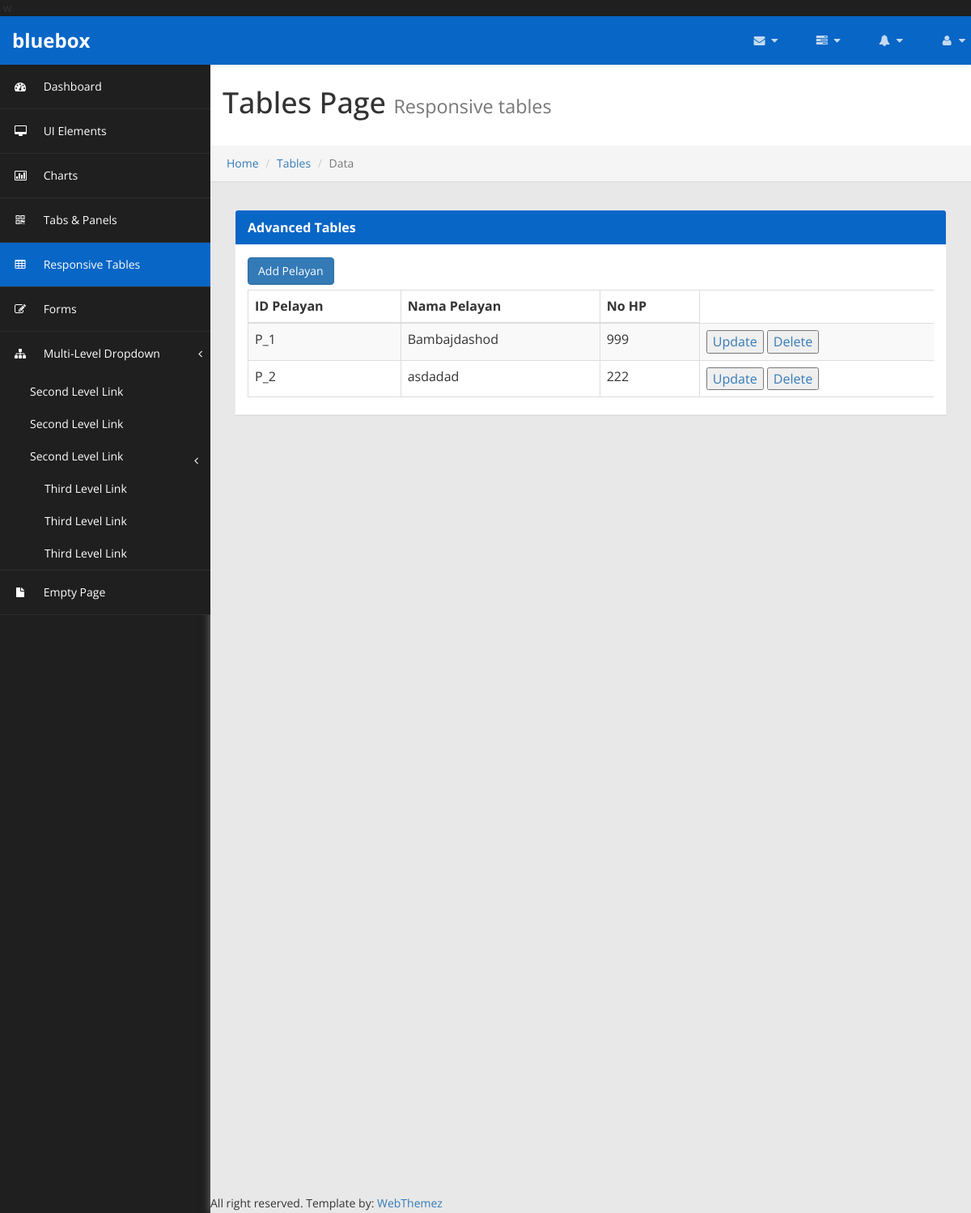
The page /pelayan on the database its author committed.
### app/models.py (models this page shows, shortened)
class pelayan (models.Model):
  id_pelayan=models.AutoField(primary_key=True)
  nama_pelayan=models.CharField(max_length=50)
  no_hp = models.IntegerField()

### app/views.py (the view)
# urls.py: path('pelayan', views.pelayan, name='pelayan'),
def pelayan(request):
  pelayan_obj = models.pelayan.objects.all()
  return render(request,'pelayan.html',{
  'pelayan': pelayan_obj
  })

### app/templates/pelayan.html (shortened to what this page needs)
﻿{% load static %}
w<!DOCTYPE html>
<html xmlns="http://www.w3.org/1999/xhtml">
<head>
    <link href="{% static 'assets/css/bootstrap.css'%}" rel="stylesheet" />
    <link href="{% static 'assets/css/font-awesome.css'%}" rel="stylesheet" />
    <link href="{% static 'assets/css/custom-styles.css'%}" rel="stylesheet" />
    <link href="{% static 'assets/js/dataTables/dataTables.bootstrap.css'%}" rel="stylesheet" />
</head>
<body>
    <div id="wrapper">
        <nav class="navbar navbar-default top-navbar" role="navigation">
            <div class="navbar-header">
                <a class="navbar-brand" href="index.html"><strong>bluebox</strong></a>
            </div>
            <ul class="nav navbar-top-links navbar-right">
                <li class="dropdown">
                    <a class="dropdown-toggle" data-toggle="dropdown" href="#" aria-expanded="false">
                        <i class="fa fa-envelope fa-fw"></i> <i class="fa fa-caret-down"></i>
                    </a>
                </li>
                <li class="dropdown">
                    <a class="dropdown-toggle" data-toggle="dropdown" href="#" aria-expanded="false">
                        <i class="fa fa-tasks fa-fw"></i> <i class="fa fa-caret-down"></i>
                    </a>
                </li>
                <li class="dropdown">
                    <a class="dropdown-toggle" data-toggle="dropdown" href="#" aria-expanded="false">
                        <i class="fa fa-bell fa-fw"></i> <i class="fa fa-caret-down"></i>
                    </a>
                </li>
                <li class="dropdown">
                    <a class="dropdown-toggle" data-toggle="dropdown" href="#" aria-expanded="false">
                        <i class="fa fa-user fa-fw"></i> <i class="fa fa-caret-down"></i>
                    </a>
                </li>
            </ul>
        </nav>
        <nav class="navbar-default navbar-side" role="navigation">
            <div class="sidebar-collapse">
                <ul class="nav" id="main-menu">
                    <li>
                        <a href="index.html"><i class="fa fa-dashboard"></i> Dashboard</a>
                    </li>
                    <li>
                        <a href="ui-elements.html"><i class="fa fa-desktop"></i> UI Elements</a>
                    </li>
					<li>
                        <a href="chart.html"><i class="fa fa-bar-chart-o"></i> Charts</a>
                    </li>
                    <li>
                        <a href="tab-panel.html"><i class="fa fa-qrcode"></i> Tabs & Panels</a>
                    </li>
                    <li>
                        <a href="table.html" class="active-menu"><i class="fa fa-table"></i> Responsive Tables</a>
                    </li>
                    <li>
                        <a href="form.html"><i class="fa fa-edit"></i> Forms </a>
                    </li>
                    <li>
                        <a href="#"><i class="fa fa-sitemap"></i> Multi-Level Dropdown<span class="fa arrow"></span></a>
                        <ul class="nav nav-second-level">
                            <li>
                                <a href="#">Second Level Link</a>
                            </li>
                            <li>
                                <a href="#">Second Level Link</a>
                            </li>
                            <li>
                                <a href="#">Second Level Link<span class="fa arrow"></span></a>
                                <ul class="nav nav-third-level">
                                    <li>
                                        <a href="#">Third Level Link</a>
                                    </li>
                                    <li>
                                        <a href="#">Third Level Link</a>
                                    </li>
                                    <li>
                                        <a href="#">Third Level Link</a>
                                    </li>
                                </ul>
                            </li>
                        </ul>
                    </li>
                    <li>
                        <a href="empty.html"><i class="fa fa-fw fa-file"></i> Empty Page</a>
                    </li>
                </ul>
            </div>
        </nav>
        <div id="page-wrapper" >
		  <div class="header">
                        <h1 class="page-header">
                            Tables Page <small>Responsive tables</small>
                        </h1>
						<ol class="breadcrumb">
					  <li><a href="#">Home</a></li>
					  <li><a href="#">Tables</a></li>
					  <li class="active">Data</li>
					</ol>
		</div>
            <div id="page-inner">
            <div class="row">
                <div class="col-md-12">
                    <div class="panel panel-default">
                        <div class="panel-heading">
                             Advanced Tables
                        </div>
                        <div class="panel-body">
                            <div class="table-responsive">
                                <table class="table table-striped table-bordered table-hover" id="dataTables-example">
                                    <thead>
                                        <tr>
                                            <th>ID Pelayan</th>
                                            <th>Nama Pelayan</th>
                                            <th>No HP</th>
                                        </tr>
                                    </thead>
                                    <tbody>
                                        {% for item in pelayan %}
                                        <tr>
                                            <td>P_{{item.id_pelayan}}</td>
                                            <td>{{item.nama_pelayan}}</td>
                                            <td>{{item.no_hp}}</td>
                                            <td>
                                                <a style="text-decoration: None;" href ="{% url 'update_pelayan' item.id_pelayan %}">
                                                    <button>Update</button>
                                                </a>
                                                <a style= "text-decoration: None;" href ="{% url 'delete_pelayan' item.id_pelayan %}">
                                                    <button>Delete</button>
                                                </a>
                                            </td>
                                        </tr>
                                        {% endfor %}
                                    </tbody>
                                    <a type="button" class="btn btn-primary" href="{% url 'add_pelayan' %}">Add Pelayan</a>
                                </table>
                            </div>
                        </div>
                    </div>
                </div>
            </div>
        </div>
               <footer><p>All right reserved. Template by: <a href="http://webthemez.com">WebThemez</a></p></footer>
    </div>
            </div>
</body>
</html>

### static/assets/css/custom-styles.css (style rules this page uses)
body { font-family: 'Open Sans', sans-serif; background: #1F1F1F; }
#wrapper { width: 100%; }
#page-wrapper { padding: 15px 15px; min-height: 600px; background: #E8E8E8; }
#page-inner { width:100%; margin:10px 20px 10px 0px; background-color:transparent; padding: 15px 30px; min-height:1200px; }
h1, .h1, h2, .h2, h3, .h3 { margin-top: 7px; margin-bottom: -5px; }
p { font-size:16px; line-height:25px; padding-top:20px; }
.navbar-side { z-index: 0; }
.panel { border-radius:0px; }
.navbar-side .nav > li > a > i { color: #FFFFFF; padding: 8px; width: 30px; text-align: center; }
.top-navbar { position: fixed; width: 100%; z-index: 300; -webkit-box-shadow: 0 3px 3px rgba(0, 0, 0, 0.05); -moz-box-shadow: 0 3px 3px rgba(0, 0, 0, 0.05); box-shadow: 0 3px 3px rgba(0, 0, 0, 0.05); }
.navbar-side { z-index: 1; position: fixed; width: 260px; top: 80px; }
#page-wrapper { position: relative; top: 55px; box-shadow: 0 0 10px #757575; -moz-box-shadow: 0 0 10px #757575; -webkit-box-shadow: 0 0 10px #757575; }
.breadcrumb { padding: 12px 10px 12px 20px; margin-bottom: 20px; list-style: none; border-radius: 0; -webkit-box-shadow: 0 1px 1px rgba(0,0,0,.05); box-shadow: 0 1px 1px rgba(0,0,0,.05); }
.page-header { padding-bottom: 9px; margin: 0; border-bottom: 1px solid transparent; text-align: left;background-color: #fff;padding: 32px 22px 32px 15px; }
.panel-default { border-color: #ECECEC; }
.panel-default > .panel-heading { color: #FFF; border-color: #FFF; font-weight:bold; background: #0866C6; font-size: 16px; text-shadow: none; }
.panel-heading { border-bottom: 1px solid transparent; border-top-left-radius: 3px; border-top-right-radius: 3px; }
footer p { font-size: 14px; }
.top-navbar { margin:0px; }
.top-navbar .navbar-brand { color: #fff; width: 260px; text-align: left; height: 60px; font-size: 24px; font-weight: 700; line-height: 30px; background: #0866c6; }
.top-navbar .nav > li { position: relative; display: inline-block; margin: 0px; padding: 0px; }
.top-navbar .nav > li > a { position: relative; display: block; padding: 20px; color: #FFFFFF; margin: 0px; }
.active-menu { background-color: #0866C6 !important; color: #fff !important; }
.active-menu i { color: #fff !important; }
.arrow { float: right; margin-top: 8px; }
.fa.arrow:before { content: "\f104"; }
.nav-second-level li, .nav-third-level li { border-bottom: none !important; }
.nav-second-level li a { padding-left: 37px; }
.nav-third-level li a { padding-left: 55px; }
.sidebar-collapse , .sidebar-collapse .nav { background:none; }
.sidebar-collapse .nav { padding:0; }
.sidebar-collapse .nav > li > a { color: #FFFFFF; background:transparent; text-shadow:none; }
.sidebar-collapse > .nav > li > a { padding: 12px 10px; }
.sidebar-collapse > .nav > li { border-bottom: 1px solid rgba(107, 108, 109, 0.19); }
.navbar-side { border:none; background: #1F1F1F; }
.top-navbar { background: #0866c6; border-bottom:none; }
.top-navbar .nav > li > a > i { margin-right: 2px; }
.navbar-default { border:0px solid black; }
.navbar-header { background: transparent; }
.nav > li > a > i { margin-right:10px; color: rgba(255, 255, 255, 0.76); }
@media (min-width:768px) { #page-wrapper { margin: 0 0 0 260px; padding: 0; min-height: 1200px; } }
@media (min-width:768px) { .navbar-side { width: 260px; z-index: 1; } }
@media (min-width:768px) { .navbar { border-radius: 0px; } }

### rows shown on the page
pelayan: id_pelayan "1", nama_pelayan "Bambajdashod", no_hp "999"
pelayan: id_pelayan "2", nama_pelayan "asdadad", no_hp "222"
